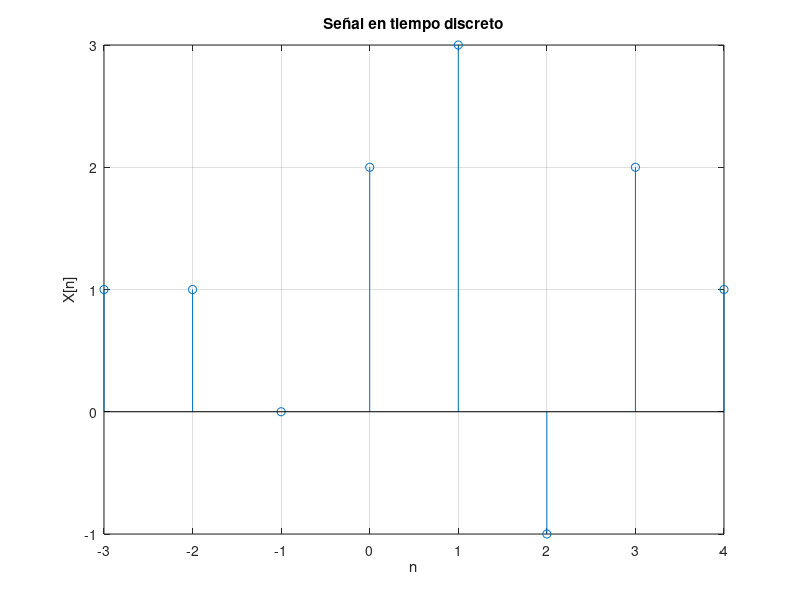

This chart was generated by the following MATLAB code:
clear;
close all;
clc; 

%SEÑALES EN TIEMPO DISCRETO 
n = -3:4;
vector=[1 1 0 2 3 -1 2 1];
figure(2);
stem(n,vector);
title("Señal en tiempo discreto");
xlabel("n");
ylabel("X[n]");
grid on; 